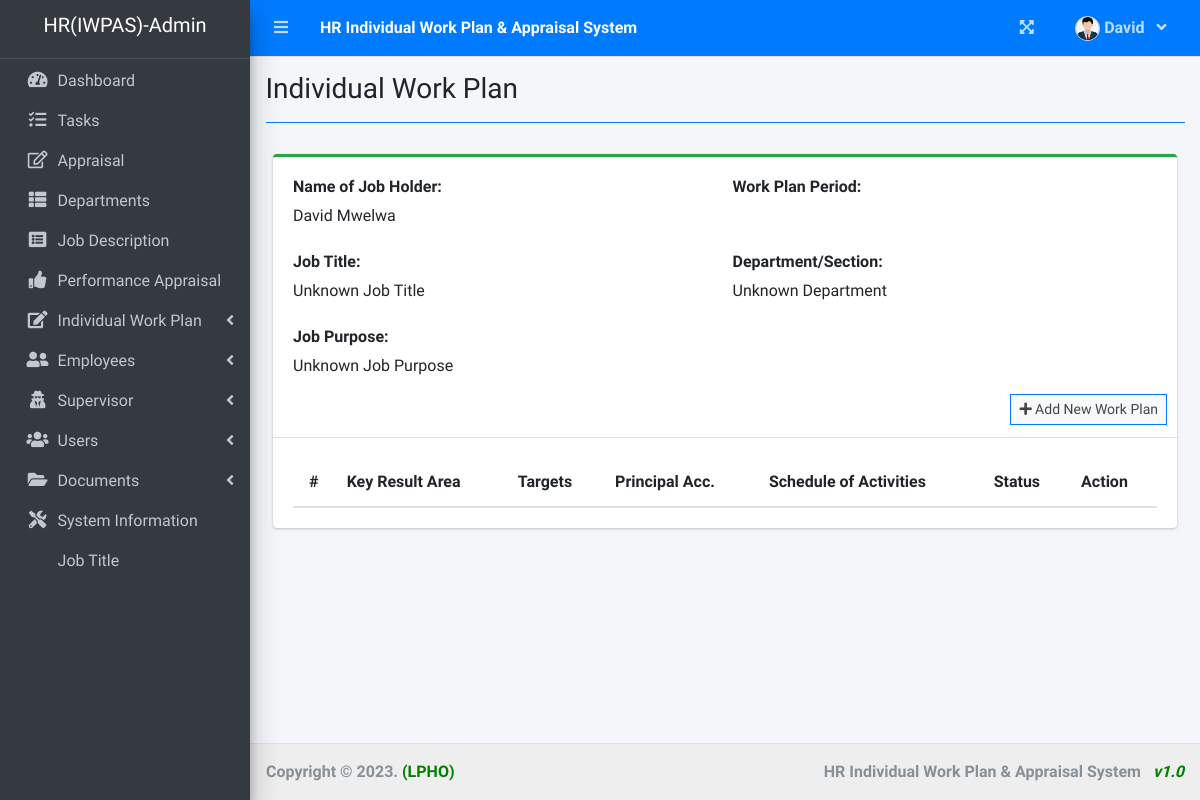
The app's page /index.php?page=individual_work_plan (signed in), older data.
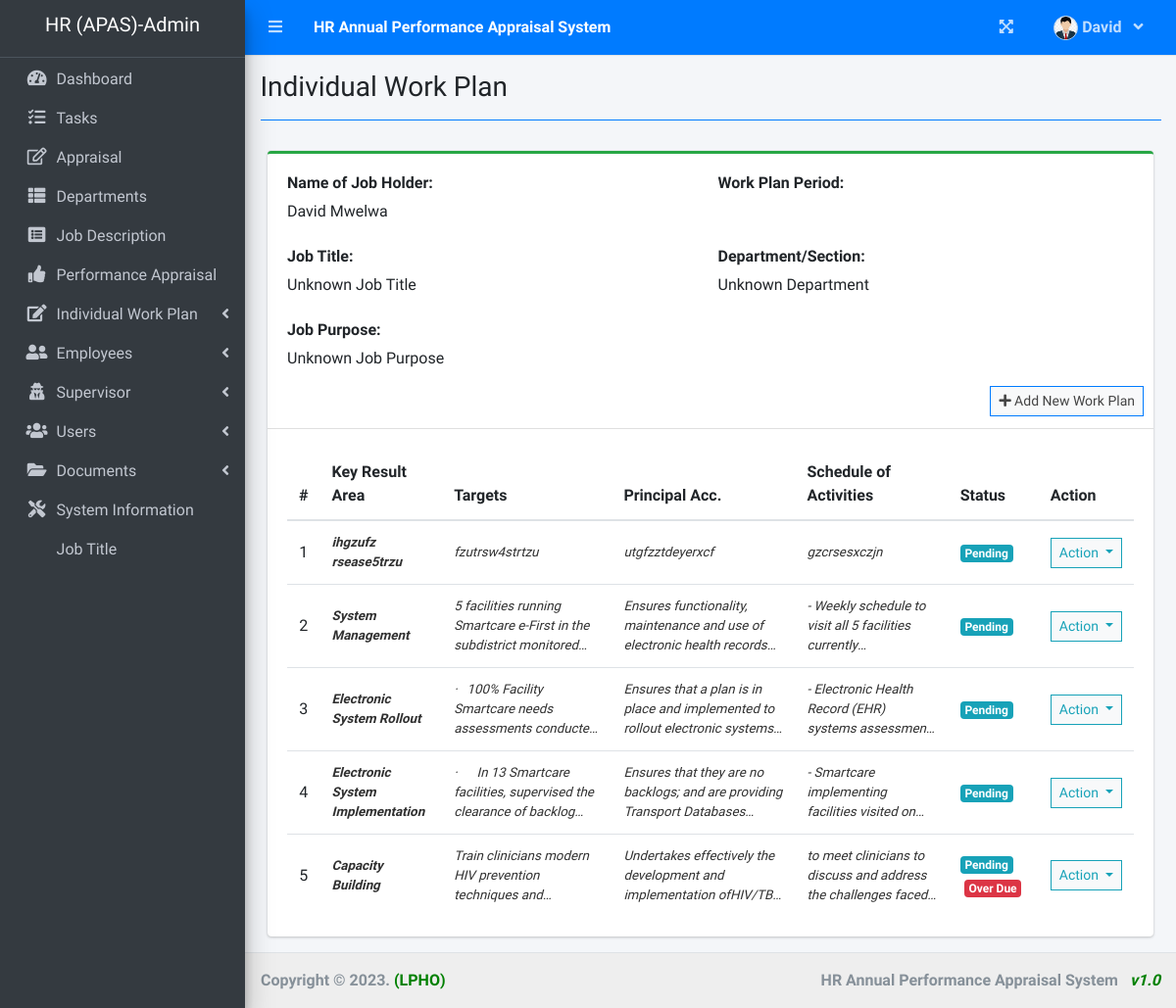
The same page, newer data.
### tables this page shows
CREATE TABLE `work_plan` (
  `id` int(30) NOT NULL,
  `kra_name` text NOT NULL,
  `targets` text NOT NULL,
  `p_accountability` text NOT NULL,
  `activ_schedule` text NOT NULL,
  `supervisor_id` int(30) NOT NULL,
  `user_id` int(30) NOT NULL,
  `employee_id` int(30) NOT NULL,
  `start_date` date DEFAULT NULL,
  `end_date` date NOT NULL,
  `completed` date DEFAULT NULL,
  `status` int(1) NOT NULL COMMENT '0=pending, 1=on-progress, 3=completed',
  `date_created` datetime NOT NULL DEFAULT current_timestamp()
);

### individual_work_plan.php (the view, shortened to what the changed rows need)
<?php include 'db_connect.php' ?>
<div class="col-lg-12">
    <div class="card card-outline card-success">
        <div class="card-body">
            <table class="table tabe-hover table-condensed" id="list">
                <thead>
                    <tr>
                        <th class="text-center">#</th>
                        <th>Key Result Area</th>
                        <th>Targets</th>
                        <th>Principal Acc.</th>
                        <th>Schedule of Activities</th>
                        <th>Status</th>
                        <th>Action</th>
                    </tr>
                </thead>
                <tbody>
                    <?php
                    $i = 1;
                    $where = "";
                    $qry = $conn->query("SELECT w.*,concat(e.lastname,', ',e.firstname,' ',e.middlename) as name FROM work_plan w inner join employee_list e on e.id = w.employee_id $where order by unix_timestamp(w.date_created) asc");
                    while ($row = $qry->fetch_assoc()) :
                        $trans = get_html_translation_table(HTML_ENTITIES, ENT_QUOTES);
                        unset($trans["\""], $trans["<"], $trans[">"], $trans["<h2"]);
                        $kra = strtr(html_entity_decode($row['kra_name']), $trans);
                        $kra = str_replace(array("<li>", "</li>"), array("", ", "), $kra);
                        $targets = strtr(html_entity_decode($row['targets']), $trans);
                        $targets = str_replace(array("<li>", "</li>"), array("", ", "), $targets);
                        $p_acc = strtr(html_entity_decode($row['p_accountability']), $trans);
                        $p_acc = str_replace(array("<li>", "</li>"), array("", ", "), $p_acc);
                        $schedule = strtr(html_entity_decode($row['activ_schedule']), $trans);
                        $schedule = str_replace(array("<li>", "</li>"), array("", ", "), $schedule);
                    ?>
                        <tr>
                            <td class="text-center"><?php echo $i++ ?></td>
                            <td>
                                <p class="truncate"><b><?php echo strip_tags($kra) ?></b></p>
                            </td>
                            <td>
                                <p class="truncate"><?php echo strip_tags($targets) ?></p>
                            </td>
                            <td>
                                <p class="truncate"><?php echo strip_tags($p_acc) ?></p>
                            </td>
                            <td>
                                <p class="truncate"><?php echo strip_tags($schedule) ?></p>
                            </td>
                            <td>
                                <?php
                                if ($row['status'] == 0) {
                                    echo "<span class='badge badge-info'>Pending</span>";
                                } elseif ($row['status'] == 1) {
                                    echo "<span class='badge badge-primary'>On-Progress</span>";
                                } elseif ($row['status'] == 2) {
                                    echo "<span class='badge badge-success'>Complete</span>";
                                }
                                if (strtotime($row['end_date']) < strtotime(date('Y-m-d'))) {
                                    echo "<span class='badge badge-danger mx-1'>Over Due</span>";
                                }
                                ?>
                            </td>
                            <td class="text-center">
                                <button type="button" class="btn btn-default btn-sm btn-flat border-info wave-effect text-info dropdown-toggle" data-toggle="dropdown" aria-expanded="true">
                                    Action
                                </button>
                            </td>
                        </tr>
                    <?php endwhile; ?>
                </tbody>
            </table>
        </div>
    </div>
</div>

### index.php (shortened to what the changed rows need)
<!DOCTYPE html>
<html lang="en">
<?php
include 'header.php'
?>
<body class="hold-transition sidebar-mini layout-fixed layout-navbar-fixed layout-footer-fixed">
  <div class="wrapper">
    <?php include 'topbar.php' ?>
    <?php include 'sidebar.php' ?>
    <div class="content-wrapper">
      <section class="content">
        <div class="container-fluid">
          <?php
          $page = isset($_GET['page']) ? $_GET['page'] : 'home';
          if (!file_exists($page . ".php")) {
            include '404.html';
          } else {
            include $page . '.php';
          }
          ?>
        </div>
      </section>
    </div>
    <footer class="main-footer" style="background-color: #eee">
      <div class="float-right d-none d-sm-inline-block">
        <b><?php echo $_SESSION['system']['name'] ?> &nbsp; <i style="color: green">v1.0</i></b>
      </div>
    </footer>
  </div>
</body>
</html>

### topbar.php (shortened to what the changed rows need)
<nav class="main-header navbar navbar-expand navbar-primary navbar-dark ">
  <ul class="navbar-nav">
    <li>
      <a class="nav-link text-white"  href="./" role="button"> <large><b><?php echo $_SESSION['system']['name'] ?></b></large></a>
    </li>
  </ul>
</nav>

### sidebar.php (shortened to what the changed rows need)
<aside class="main-sidebar sidebar-dark-primary elevation-4">
  <div class="dropdown">
    <a href="./" class="brand-link">
      <?php if ($_SESSION['login_type'] == 2) : ?>
        <h5 class="short-form" style="text-align: center"><?php echo $_SESSION['system']['short_form'] ?>-Admin</h5>
      <?php elseif ($_SESSION['login_type'] == 1) : ?>
        <h5 class="short-form" style="text-align: center"><?php echo $_SESSION['system']['short_form'] ?>-Supervisor</h5>
      <?php else : ?>
        <h5 class="short-form" style="text-align: center"><?php echo $_SESSION['system']['short_form'] ?>-Staff</h5>
      <?php endif; ?>
    </a>
  </div>
</aside>

Row changes from the older to the newer data that the page shows:
added work_plan: kra_name "ihgzufz rsease5trzu", targets "fzutrsw4strtzu", p_accountability "utgfzztdeyerxcf", activ_schedule "gzcrsesxczjn", status "Pending"
added work_plan: kra_name "System Management", targets "5 facilities running Smartcare e-First in the subdistrict…", p_accountability "Ensures functionality, maintenance and use of electronic health…", activ_schedule "- Weekly schedule to visit all 5 facilities…", status "Pending"
added work_plan: kra_name "Electronic System Rollout", targets "· 100% Facility Smartcare needs assessments…", p_accountability "Ensures that a plan is in place and implemented to rollout electronic…", activ_schedule "- Electronic Health Record (EHR) systems…", status "Pending"
added work_plan: kra_name "Electronic System Implementation", targets "· In 13 Smartcare facilities, supervised the clearance of…", p_accountability "Ensures that they are no backlogs; and are providing Transport…", activ_schedule "- Smartcare implementing facilities visited…", status "Pending"
added work_plan: kra_name "Capacity Building", targets "Train clinicians modern HIV prevention techniques…", p_accountability "Undertakes effectively the development and implementation…", activ_schedule "to meet clinicians to discuss and address the challenges…", status "Pending", end_date "Over Due"
Text that changed along with them:
$_SESSION['system']['name']: "HR Individual Work Plan & Appraisal System" → "HR Annual Performance Appraisal System"
$_SESSION['system']['short_form']: "HR(IWPAS)" → "HR (APAS)"
